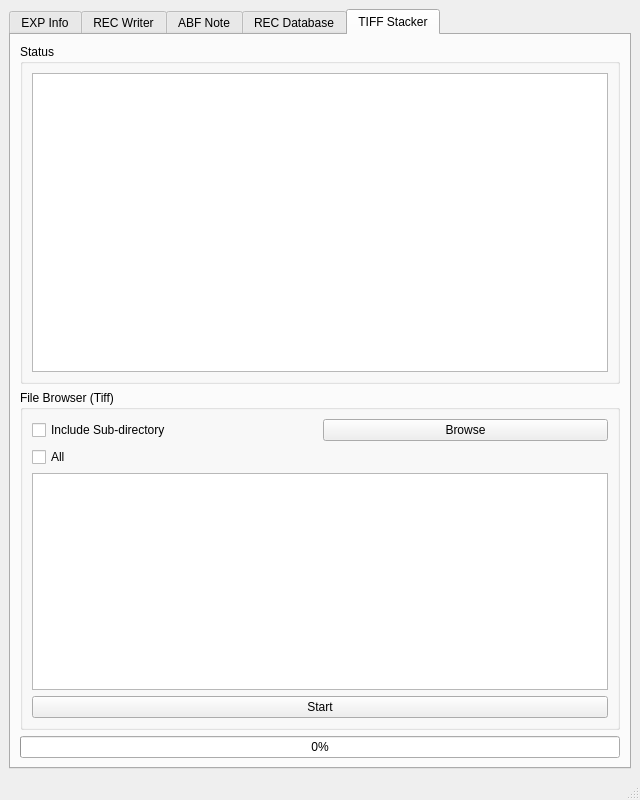
<?xml version="1.0" encoding="UTF-8"?>
<ui version="4.0">
 <class>MainWindow</class>
 <widget class="QMainWindow" name="MainWindow">
  <property name="geometry">
   <rect>
    <x>0</x>
    <y>0</y>
    <width>640</width>
    <height>800</height>
   </rect>
  </property>
  <property name="windowTitle">
   <string>MainWindow</string>
  </property>
  <widget class="QWidget" name="centralwidget">
   <layout class="QVBoxLayout" name="verticalLayout_10">
    <item>
     <widget class="QTabWidget" name="tabs">
      <property name="tabPosition">
       <enum>QTabWidget::TabPosition::North</enum>
      </property>
      <property name="currentIndex">
       <number>4</number>
      </property>
      <property name="elideMode">
       <enum>Qt::TextElideMode::ElideNone</enum>
      </property>
      <property name="documentMode">
       <bool>false</bool>
      </property>
      <property name="tabBarAutoHide">
       <bool>false</bool>
      </property>
      <widget class="QWidget" name="tab_EXP">
       <attribute name="title">
        <string>EXP Info</string>
       </attribute>
       <layout class="QVBoxLayout" name="verticalLayout_2">
        <item>
         <widget class="QGroupBox" name="gb_basics">
          <property name="enabled">
           <bool>true</bool>
          </property>
          <property name="sizePolicy">
           <sizepolicy hsizetype="Ignored" vsizetype="Maximum">
            <horstretch>0</horstretch>
            <verstretch>0</verstretch>
           </sizepolicy>
          </property>
          <property name="minimumSize">
           <size>
            <width>0</width>
            <height>0</height>
           </size>
          </property>
          <property name="maximumSize">
           <size>
            <width>16777215</width>
            <height>150</height>
           </size>
          </property>
          <property name="title">
           <string>Basics</string>
          </property>
          <layout class="QFormLayout" name="formLayout_4">
           <item row="0" column="1">
            <widget class="QDateEdit" name="de_dor">
             <property name="calendarPopup">
              <bool>true</bool>
             </property>
            </widget>
           </item>
           <item row="0" column="0">
            <widget class="QLabel" name="lbl_dor">
             <property name="text">
              <string>Date of Recording</string>
             </property>
            </widget>
           </item>
           <item row="1" column="0">
            <widget class="QLabel" name="lbl_project">
             <property name="text">
              <string>Project</string>
             </property>
            </widget>
           </item>
           <item row="1" column="1">
            <widget class="QLineEdit" name="le_project"/>
           </item>
           <item row="2" column="0">
            <widget class="QLabel" name="lbl_acuc">
             <property name="text">
              <string>ACUC protocol</string>
             </property>
            </widget>
           </item>
           <item row="2" column="1">
            <widget class="QComboBox" name="cb_acuc"/>
           </item>
          </layout>
         </widget>
        </item>
        <item>
         <widget class="QGroupBox" name="gb_solutions">
          <property name="sizePolicy">
           <sizepolicy hsizetype="Ignored" vsizetype="Maximum">
            <horstretch>0</horstretch>
            <verstretch>0</verstretch>
           </sizepolicy>
          </property>
          <property name="minimumSize">
           <size>
            <width>0</width>
            <height>0</height>
           </size>
          </property>
          <property name="maximumSize">
           <size>
            <width>16777215</width>
            <height>150</height>
           </size>
          </property>
          <property name="title">
           <string>Solutions</string>
          </property>
          <layout class="QGridLayout" name="gridLayout_2">
           <item row="0" column="0">
            <widget class="QLabel" name="lbl_cuttingOS">
             <property name="text">
              <string>Cutting (mOsm/Kg)</string>
             </property>
            </widget>
           </item>
           <item row="0" column="1">
            <widget class="QLabel" name="lbl_holdingOS">
             <property name="text">
              <string>Holding (mOsm/Kg)</string>
             </property>
            </widget>
           </item>
           <item row="1" column="0">
            <widget class="QLineEdit" name="le_cuttingOS"/>
           </item>
           <item row="1" column="1">
            <widget class="QLineEdit" name="le_holdingOS"/>
           </item>
           <item row="0" column="2">
            <widget class="QLabel" name="lbl_recordingOS">
             <property name="text">
              <string>Recording (mOsm/Kg)</string>
             </property>
            </widget>
           </item>
           <item row="1" column="2">
            <widget class="QLineEdit" name="le_recordingOS"/>
           </item>
          </layout>
         </widget>
        </item>
        <item>
         <widget class="QGroupBox" name="gb_animals">
          <property name="sizePolicy">
           <sizepolicy hsizetype="Ignored" vsizetype="Preferred">
            <horstretch>0</horstretch>
            <verstretch>0</verstretch>
           </sizepolicy>
          </property>
          <property name="minimumSize">
           <size>
            <width>0</width>
            <height>0</height>
           </size>
          </property>
          <property name="title">
           <string>Animals</string>
          </property>
          <layout class="QGridLayout" name="gridLayout_4">
           <item row="2" column="0">
            <widget class="QLabel" name="lbl_dob">
             <property name="text">
              <string>Date of Birth</string>
             </property>
            </widget>
           </item>
           <item row="0" column="0">
            <widget class="QLabel" name="lbl_genotype">
             <property name="text">
              <string>Genotype</string>
             </property>
            </widget>
           </item>
           <item row="1" column="0">
            <widget class="QLabel" name="lbl_animalId">
             <property name="text">
              <string>Animal ID</string>
             </property>
            </widget>
           </item>
           <item row="0" column="5">
            <widget class="QComboBox" name="cb_species"/>
           </item>
           <item row="0" column="4">
            <widget class="QLabel" name="lbl_species">
             <property name="text">
              <string>Species</string>
             </property>
            </widget>
           </item>
           <item row="2" column="1">
            <widget class="QDateEdit" name="de_dob"/>
           </item>
           <item row="0" column="1">
            <widget class="QComboBox" name="cb_genotype"/>
           </item>
           <item row="1" column="1">
            <widget class="QLineEdit" name="le_animalId"/>
           </item>
           <item row="2" column="4">
            <widget class="QLabel" name="lbl_ages">
             <property name="text">
              <string>Ages</string>
             </property>
            </widget>
           </item>
           <item row="2" column="5">
            <widget class="QLineEdit" name="le_ages"/>
           </item>
           <item row="1" column="4">
            <widget class="QLabel" name="lbl_sex">
             <property name="text">
              <string>Sex</string>
             </property>
            </widget>
           </item>
           <item row="1" column="5">
            <widget class="QComboBox" name="cb_sex"/>
           </item>
          </layout>
         </widget>
        </item>
        <item>
         <widget class="QGroupBox" name="gb_injections">
          <property name="sizePolicy">
           <sizepolicy hsizetype="Ignored" vsizetype="Preferred">
            <horstretch>0</horstretch>
            <verstretch>0</verstretch>
           </sizepolicy>
          </property>
          <property name="minimumSize">
           <size>
            <width>0</width>
            <height>0</height>
           </size>
          </property>
          <property name="title">
           <string>Injections</string>
          </property>
          <layout class="QVBoxLayout" name="verticalLayout">
           <item>
            <layout class="QHBoxLayout" name="horizontalLayout_2">
             <item>
              <widget class="QPushButton" name="btn_addInjections">
               <property name="text">
                <string>Add New</string>
               </property>
              </widget>
             </item>
             <item>
              <widget class="QPushButton" name="btn_rmInjections">
               <property name="text">
                <string>Remove Selected</string>
               </property>
              </widget>
             </item>
            </layout>
           </item>
           <item>
            <widget class="QTreeView" name="tree_injections"/>
           </item>
          </layout>
         </widget>
        </item>
        <item>
         <widget class="QGroupBox" name="gb_expDbOp">
          <property name="sizePolicy">
           <sizepolicy hsizetype="Ignored" vsizetype="Preferred">
            <horstretch>0</horstretch>
            <verstretch>0</verstretch>
           </sizepolicy>
          </property>
          <property name="minimumSize">
           <size>
            <width>0</width>
            <height>0</height>
           </size>
          </property>
          <property name="title">
           <string>Database Operations</string>
          </property>
          <layout class="QHBoxLayout" name="horizontalLayout_6">
           <item>
            <widget class="QPushButton" name="btn_openExpDb">
             <property name="text">
              <string>Open Databse EXP_INFO</string>
             </property>
            </widget>
           </item>
           <item>
            <widget class="QPushButton" name="btn_saveToExpDb">
             <property name="text">
              <string>Save to Database EXP_INFO</string>
             </property>
            </widget>
           </item>
          </layout>
         </widget>
        </item>
       </layout>
      </widget>
      <widget class="QWidget" name="tab_REC">
       <attribute name="title">
        <string>REC Writer</string>
       </attribute>
       <layout class="QVBoxLayout" name="verticalLayout_3">
        <item>
         <widget class="QLabel" name="lbl_expDate">
          <property name="text">
           <string>Experiment Date: YYYY_MM_DD</string>
          </property>
          <property name="alignment">
           <set>Qt::AlignmentFlag::AlignCenter</set>
          </property>
         </widget>
        </item>
        <item>
         <layout class="QHBoxLayout" name="horizontalLayout_toggleBtns">
          <item>
           <widget class="QPushButton" name="btn_toggleBasic">
            <property name="text">
             <string>Basic Parameters</string>
            </property>
            <property name="checkable">
             <bool>true</bool>
            </property>
            <property name="checked">
             <bool>true</bool>
            </property>
           </widget>
          </item>
          <item>
           <widget class="QPushButton" name="btn_toggleCustomized">
            <property name="text">
             <string>Customized Parameters</string>
            </property>
            <property name="checkable">
             <bool>true</bool>
            </property>
           </widget>
          </item>
         </layout>
        </item>
        <item>
         <widget class="QStackedWidget" name="stack_parameters">
          <property name="currentIndex">
           <number>0</number>
          </property>
          <widget class="QWidget" name="page_basic">
           <layout class="QGridLayout" name="gridLayout_basic">
            <item row="3" column="0">
             <widget class="QLabel" name="lbl_expo">
              <property name="text">
               <string>EXPO</string>
              </property>
             </widget>
            </item>
            <item row="4" column="0">
             <widget class="QLabel" name="lbl_emi">
              <property name="text">
               <string>EMI</string>
              </property>
             </widget>
            </item>
            <item row="1" column="1">
             <widget class="QComboBox" name="cb_exc"/>
            </item>
            <item row="0" column="3">
             <widget class="QSpinBox" name="sb_frames">
              <property name="minimum">
               <number>1</number>
              </property>
              <property name="maximum">
               <number>6000</number>
              </property>
              <property name="value">
               <number>1200</number>
              </property>
             </widget>
            </item>
            <item row="0" column="0">
             <widget class="QLabel" name="lbl_obj">
              <property name="text">
               <string>OBJ</string>
              </property>
              <property name="alignment">
               <set>Qt::AlignmentFlag::AlignLeading|Qt::AlignmentFlag::AlignLeft|Qt::AlignmentFlag::AlignVCenter</set>
              </property>
             </widget>
            </item>
            <item row="2" column="0">
             <widget class="QLabel" name="lbl_level">
              <property name="text">
               <string>LEVEL</string>
              </property>
             </widget>
            </item>
            <item row="0" column="2">
             <widget class="QLabel" name="lbl_frames">
              <property name="text">
               <string>FRAMES (p)</string>
              </property>
              <property name="alignment">
               <set>Qt::AlignmentFlag::AlignLeading|Qt::AlignmentFlag::AlignLeft|Qt::AlignmentFlag::AlignVCenter</set>
              </property>
             </widget>
            </item>
            <item row="0" column="1">
             <layout class="QHBoxLayout" name="horizontalLayout_16">
              <item>
               <widget class="QRadioButton" name="rb_10x">
                <property name="text">
                 <string>10X</string>
                </property>
               </widget>
              </item>
              <item>
               <widget class="QRadioButton" name="rb_40x">
                <property name="text">
                 <string>40X</string>
                </property>
               </widget>
              </item>
              <item>
               <widget class="QRadioButton" name="rb_60x">
                <property name="text">
                 <string>60X</string>
                </property>
               </widget>
              </item>
             </layout>
            </item>
            <item row="1" column="0">
             <widget class="QLabel" name="lbl_exc">
              <property name="text">
               <string>EXC</string>
              </property>
              <property name="alignment">
               <set>Qt::AlignmentFlag::AlignLeading|Qt::AlignmentFlag::AlignLeft|Qt::AlignmentFlag::AlignVCenter</set>
              </property>
             </widget>
            </item>
            <item row="3" column="2">
             <widget class="QLabel" name="lbl_at">
              <property name="text">
               <string>AT</string>
              </property>
             </widget>
            </item>
            <item row="1" column="3">
             <widget class="QLineEdit" name="le_fps"/>
            </item>
            <item row="3" column="1">
             <layout class="QHBoxLayout" name="horizontalLayout_17">
              <item>
               <widget class="QLineEdit" name="le_expo"/>
              </item>
              <item>
               <widget class="QComboBox" name="cb_expoUnit"/>
              </item>
             </layout>
            </item>
            <item row="2" column="2">
             <widget class="QLabel" name="lbl_slice">
              <property name="text">
               <string>SLICE</string>
              </property>
             </widget>
            </item>
            <item row="2" column="1">
             <widget class="QSpinBox" name="sb_level">
              <property name="minimum">
               <number>0</number>
              </property>
              <property name="maximum">
               <number>100</number>
              </property>
              <property name="value">
               <number>100</number>
              </property>
             </widget>
            </item>
            <item row="3" column="3">
             <layout class="QHBoxLayout" name="horizontalLayout_20">
              <item>
               <widget class="QComboBox" name="cb_locType"/>
              </item>
              <item>
               <widget class="QSpinBox" name="sb_at"/>
              </item>
             </layout>
            </item>
            <item row="1" column="2">
             <widget class="QLabel" name="lbl_fps">
              <property name="text">
               <string>FPS (Hz)</string>
              </property>
             </widget>
            </item>
            <item row="2" column="3">
             <layout class="QHBoxLayout" name="horizontalLayout_slice">
              <item>
               <widget class="QSpinBox" name="sb_slice"/>
              </item>
              <item>
               <widget class="QLabel" name="lbl_side">
                <property name="text">
                 <string>SIDE</string>
                </property>
               </widget>
              </item>
              <item>
               <widget class="QComboBox" name="cb_side"/>
              </item>
             </layout>
            </item>
            <item row="4" column="1">
             <widget class="QComboBox" name="cb_emi"/>
            </item>
           </layout>
          </widget>
          <widget class="QWidget" name="page_customized">
           <layout class="QVBoxLayout" name="verticalLayout_customized">
            <item>
             <layout class="QHBoxLayout" name="horizontalLayout_21">
              <item>
               <widget class="QComboBox" name="cb_templateLoad"/>
              </item>
              <item>
               <widget class="QPushButton" name="btn_templateSave">
                <property name="text">
                 <string>Save</string>
                </property>
               </widget>
              </item>
              <item>
               <widget class="QPushButton" name="btn_templateDelete">
                <property name="text">
                 <string>Delete</string>
                </property>
               </widget>
              </item>
              <item>
               <widget class="QCheckBox" name="chk_addCustomized">
                <property name="text">
                 <string>Check to append</string>
                </property>
               </widget>
              </item>
             </layout>
            </item>
            <item>
             <layout class="QHBoxLayout" name="horizontalLayout_3">
              <item>
               <widget class="QTableView" name="tv_customized">
                <property name="autoFillBackground">
                 <bool>false</bool>
                </property>
               </widget>
              </item>
              <item>
               <layout class="QVBoxLayout" name="verticalLayout_4">
                <item>
                 <widget class="QPushButton" name="btn_mvRowsDown">
                  <property name="text">
                   <string>Shift Down</string>
                  </property>
                 </widget>
                </item>
                <item>
                 <widget class="QPushButton" name="btn_mvRowsUp">
                  <property name="text">
                   <string>Shift Up</string>
                  </property>
                 </widget>
                </item>
                <item>
                 <widget class="QPushButton" name="btn_insertCustomProps">
                  <property name="text">
                   <string>Insert</string>
                  </property>
                 </widget>
                </item>
                <item>
                 <widget class="QPushButton" name="btn_rmSelectedRows">
                  <property name="text">
                   <string>Remove</string>
                  </property>
                 </widget>
                </item>
               </layout>
              </item>
             </layout>
            </item>
           </layout>
          </widget>
         </widget>
        </item>
        <item>
         <widget class="QGroupBox" name="groupBox">
          <property name="title">
           <string>TIFF Name</string>
          </property>
          <layout class="QHBoxLayout" name="horizontalLayout">
           <item>
            <widget class="QLineEdit" name="le_filenameSn">
             <property name="alignment">
              <set>Qt::AlignmentFlag::AlignCenter</set>
             </property>
            </widget>
           </item>
           <item>
            <widget class="QPushButton" name="btn_snInc">
             <property name="text">
              <string>+</string>
             </property>
            </widget>
           </item>
           <item>
            <widget class="QPushButton" name="btn_snDec">
             <property name="text">
              <string>–</string>
             </property>
            </widget>
           </item>
           <item>
            <widget class="QPushButton" name="btn_snReset">
             <property name="text">
              <string>Reset</string>
             </property>
            </widget>
           </item>
           <item>
            <widget class="QPushButton" name="btn_snCopy">
             <property name="text">
              <string>Copy</string>
             </property>
            </widget>
           </item>
          </layout>
         </widget>
        </item>
        <item>
         <widget class="QGroupBox" name="gb_filePreview">
          <property name="title">
           <string>REC Preview</string>
          </property>
          <layout class="QGridLayout" name="gridLayout_5">
           <item row="1" column="0">
            <widget class="QTextEdit" name="te_tags"/>
           </item>
           <item row="0" column="0">
            <layout class="QGridLayout" name="gridLayout">
             <item row="0" column="1" rowspan="2">
              <widget class="QTextEdit" name="te_recDir"/>
             </item>
             <item row="0" column="2" alignment="Qt::AlignmentFlag::AlignTop">
              <widget class="QPushButton" name="btn_browseRecDir">
               <property name="text">
                <string>Browse</string>
               </property>
              </widget>
             </item>
             <item row="2" column="1">
              <widget class="QComboBox" name="cb_recFiles"/>
             </item>
             <item row="0" column="0">
              <widget class="QLabel" name="lbl_recDir">
               <property name="sizePolicy">
                <sizepolicy hsizetype="Preferred" vsizetype="Minimum">
                 <horstretch>0</horstretch>
                 <verstretch>0</verstretch>
                </sizepolicy>
               </property>
               <property name="text">
                <string>Directory</string>
               </property>
               <property name="alignment">
                <set>Qt::AlignmentFlag::AlignLeading|Qt::AlignmentFlag::AlignLeft|Qt::AlignmentFlag::AlignVCenter</set>
               </property>
              </widget>
             </item>
             <item row="2" column="0">
              <widget class="QLabel" name="lbl_recFile">
               <property name="text">
                <string>Filename</string>
               </property>
               <property name="alignment">
                <set>Qt::AlignmentFlag::AlignLeading|Qt::AlignmentFlag::AlignLeft|Qt::AlignmentFlag::AlignVCenter</set>
               </property>
              </widget>
             </item>
            </layout>
           </item>
           <item row="2" column="0">
            <layout class="QHBoxLayout" name="horizontalLayout_recButtons">
             <item>
              <widget class="QPushButton" name="btn_generateTags">
               <property name="text">
                <string>Generate from Form</string>
               </property>
              </widget>
             </item>
             <item>
              <widget class="QPushButton" name="btn_writeRec">
               <property name="text">
                <string>Write to The File</string>
               </property>
              </widget>
             </item>
            </layout>
           </item>
          </layout>
         </widget>
        </item>
       </layout>
      </widget>
      <widget class="QWidget" name="tab_ABF">
       <attribute name="title">
        <string>ABF Note</string>
       </attribute>
       <layout class="QVBoxLayout" name="verticalLayout_15">
        <item>
         <widget class="QGroupBox" name="gb_recordingTracker">
          <property name="title">
           <string>Recording Tracker</string>
          </property>
          <layout class="QGridLayout" name="gridLayout_tracker">
           <item row="0" column="0">
            <widget class="QLabel" name="lbl_abfDate">
             <property name="text">
              <string>ABF Date (DOR)</string>
             </property>
            </widget>
           </item>
           <item row="2" column="0">
            <widget class="QLabel" name="lbl_currentAbf">
             <property name="text">
              <string>Current ABF</string>
             </property>
            </widget>
           </item>
           <item row="2" column="1">
            <widget class="QComboBox" name="cb_currentAbf"/>
           </item>
           <item row="0" column="1">
            <widget class="QDateEdit" name="de_abfDate"/>
           </item>
          </layout>
         </widget>
        </item>
        <item>
         <widget class="QGroupBox" name="gb_cellIdentity">
          <property name="title">
           <string>Cell Identity</string>
          </property>
          <layout class="QHBoxLayout" name="horizontalLayout_cellId">
           <item>
            <widget class="QLabel" name="lbl_abfSlice">
             <property name="text">
              <string>Slice</string>
             </property>
            </widget>
           </item>
           <item>
            <widget class="QSpinBox" name="sb_abfSlice">
             <property name="minimum">
              <number>1</number>
             </property>
             <property name="maximum">
              <number>99</number>
             </property>
            </widget>
           </item>
           <item>
            <widget class="QLabel" name="lbl_abfSide">
             <property name="text">
              <string>Side</string>
             </property>
            </widget>
           </item>
           <item>
            <widget class="QComboBox" name="cb_abfSide"/>
           </item>
           <item>
            <widget class="QLabel" name="lbl_abfAt">
             <property name="text">
              <string>At</string>
             </property>
            </widget>
           </item>
           <item>
            <widget class="QComboBox" name="cb_abfAtType"/>
           </item>
           <item>
            <widget class="QSpinBox" name="sb_abfAt">
             <property name="minimum">
              <number>1</number>
             </property>
             <property name="maximum">
              <number>99</number>
             </property>
            </widget>
           </item>
          </layout>
         </widget>
        </item>
        <item>
         <widget class="QGroupBox" name="gb_cellParams">
          <property name="title">
           <string>Cell Parameters</string>
          </property>
          <layout class="QVBoxLayout" name="verticalLayout_cellParams">
           <item>
            <layout class="QGridLayout" name="gridLayout_cellParams">
             <item row="0" column="0">
              <widget class="QLabel" name="lbl_abfRt">
               <property name="text">
                <string>Rt (MΩ)</string>
               </property>
              </widget>
             </item>
             <item row="0" column="1">
              <widget class="QLineEdit" name="le_abfRt"/>
             </item>
             <item row="0" column="2">
              <widget class="QLabel" name="lbl_abfRm">
               <property name="text">
                <string>Rm (MΩ)</string>
               </property>
              </widget>
             </item>
             <item row="0" column="3">
              <widget class="QLineEdit" name="le_abfRm"/>
             </item>
             <item row="0" column="4">
              <widget class="QLabel" name="lbl_abfCm">
               <property name="text">
                <string>Cm (pF)</string>
               </property>
              </widget>
             </item>
             <item row="0" column="5">
              <widget class="QLineEdit" name="le_abfCm"/>
             </item>
             <item row="1" column="0">
              <widget class="QLabel" name="lbl_abfRa">
               <property name="text">
                <string>Ra (MΩ)</string>
               </property>
              </widget>
             </item>
             <item row="1" column="1">
              <widget class="QLineEdit" name="le_abfRa"/>
             </item>
             <item row="1" column="2">
              <widget class="QLabel" name="lbl_abfTau">
               <property name="text">
                <string>Tau (ms)</string>
               </property>
              </widget>
             </item>
             <item row="1" column="3">
              <widget class="QLineEdit" name="le_abfTau"/>
             </item>
             <item row="1" column="4">
              <widget class="QLabel" name="lbl_abfHold">
               <property name="text">
                <string>Hold (pA)</string>
               </property>
              </widget>
             </item>
             <item row="1" column="5">
              <widget class="QLineEdit" name="le_abfHold"/>
             </item>
            </layout>
           </item>
           <item>
            <layout class="QHBoxLayout" name="horizontalLayout_logCellParams">
             <item>
              <spacer name="spacer_cellParams">
               <property name="orientation">
                <enum>Qt::Orientation::Horizontal</enum>
               </property>
               <property name="sizeHint" stdset="0">
                <size>
                 <width>0</width>
                 <height>0</height>
                </size>
               </property>
              </spacer>
             </item>
             <item>
              <widget class="QPushButton" name="btn_clearCellParams">
               <property name="text">
                <string>Clear Cell Params</string>
               </property>
              </widget>
             </item>
             <item>
              <widget class="QPushButton" name="btn_logCellParams">
               <property name="text">
                <string>Log Cell Params</string>
               </property>
              </widget>
             </item>
            </layout>
           </item>
          </layout>
         </widget>
        </item>
        <item>
         <widget class="QGroupBox" name="gb_protocolLog">
          <property name="title">
           <string>Protocol Log</string>
          </property>
          <layout class="QVBoxLayout" name="verticalLayout_protocolLog">
           <item>
            <layout class="QHBoxLayout" name="horizontalLayout_protocol">
             <item>
              <widget class="QLabel" name="lbl_abfProtocol">
               <property name="text">
                <string>Protocol</string>
               </property>
              </widget>
             </item>
             <item>
              <widget class="QLineEdit" name="le_abfProtocol">
               <property name="placeholderText">
                <string/>
               </property>
              </widget>
             </item>
             <item>
              <widget class="QPushButton" name="btn_logProtocol">
               <property name="text">
                <string>Log Protocol</string>
               </property>
              </widget>
             </item>
            </layout>
           </item>
           <item>
            <layout class="QHBoxLayout" name="horizontalLayout_tableControls">
             <item>
              <widget class="QPushButton" name="btn_toggleCellParams">
               <property name="text">
                <string>Show Cell Params</string>
               </property>
               <property name="checkable">
                <bool>true</bool>
               </property>
              </widget>
             </item>
             <item>
              <widget class="QPushButton" name="btn_deleteSelected">
               <property name="text">
                <string>Delete Selected</string>
               </property>
              </widget>
             </item>
             <item>
              <widget class="QPushButton" name="btn_exportXlsx">
               <property name="text">
                <string>Export XLSX</string>
               </property>
              </widget>
             </item>
            </layout>
           </item>
           <item>
            <widget class="QTableView" name="tv_abfNote"/>
           </item>
          </layout>
         </widget>
        </item>
       </layout>
      </widget>
      <widget class="QWidget" name="tab_REC_DB">
       <attribute name="title">
        <string>REC Database</string>
       </attribute>
       <layout class="QVBoxLayout" name="verticalLayout_21">
        <item>
         <widget class="QGroupBox" name="gb_recDB_status">
          <property name="sizePolicy">
           <sizepolicy hsizetype="Ignored" vsizetype="Preferred">
            <horstretch>0</horstretch>
            <verstretch>0</verstretch>
           </sizepolicy>
          </property>
          <property name="minimumSize">
           <size>
            <width>0</width>
            <height>0</height>
           </size>
          </property>
          <property name="title">
           <string>Status</string>
          </property>
          <layout class="QVBoxLayout" name="verticalLayout_6">
           <item>
            <widget class="QTextBrowser" name="tb_recDb"/>
           </item>
          </layout>
         </widget>
        </item>
        <item>
         <widget class="QGroupBox" name="gb_dbOperation">
          <property name="sizePolicy">
           <sizepolicy hsizetype="Ignored" vsizetype="Preferred">
            <horstretch>0</horstretch>
            <verstretch>0</verstretch>
           </sizepolicy>
          </property>
          <property name="minimumSize">
           <size>
            <width>0</width>
            <height>0</height>
           </size>
          </property>
          <property name="title">
           <string>Database Operation</string>
          </property>
          <layout class="QVBoxLayout" name="verticalLayout_8">
           <item>
            <widget class="QPushButton" name="btn_importRecDb">
             <property name="text">
              <string>Import Data From Rec Files</string>
             </property>
            </widget>
           </item>
           <item>
            <layout class="QHBoxLayout" name="horizontalLayout_14">
             <item>
              <widget class="QLabel" name="lbl_tableName">
               <property name="text">
                <string>Table Name</string>
               </property>
              </widget>
             </item>
             <item>
              <widget class="QComboBox" name="cb_recDbTable"/>
             </item>
             <item>
              <widget class="QPushButton" name="btn_exportSummary">
               <property name="text">
                <string>Export</string>
               </property>
              </widget>
             </item>
             <item>
              <widget class="QPushButton" name="btn_deleteTable">
               <property name="text">
                <string>Delete</string>
               </property>
              </widget>
             </item>
            </layout>
           </item>
          </layout>
         </widget>
        </item>
        <item>
         <widget class="QGroupBox" name="gb_dbDisplay">
          <property name="sizePolicy">
           <sizepolicy hsizetype="Ignored" vsizetype="Preferred">
            <horstretch>0</horstretch>
            <verstretch>0</verstretch>
           </sizepolicy>
          </property>
          <property name="minimumSize">
           <size>
            <width>0</width>
            <height>0</height>
           </size>
          </property>
          <property name="title">
           <string>Display</string>
          </property>
          <layout class="QVBoxLayout" name="verticalLayout_9">
           <item>
            <widget class="QTableView" name="tv_recDb"/>
           </item>
          </layout>
         </widget>
        </item>
       </layout>
      </widget>
      <widget class="QWidget" name="tab_CONCAT">
       <attribute name="title">
        <string>TIFF Stacker</string>
       </attribute>
       <layout class="QVBoxLayout" name="verticalLayout_22">
        <item>
         <widget class="QGroupBox" name="gb_concat_status">
          <property name="sizePolicy">
           <sizepolicy hsizetype="Ignored" vsizetype="Preferred">
            <horstretch>0</horstretch>
            <verstretch>0</verstretch>
           </sizepolicy>
          </property>
          <property name="minimumSize">
           <size>
            <width>0</width>
            <height>0</height>
           </size>
          </property>
          <property name="title">
           <string>Status</string>
          </property>
          <layout class="QVBoxLayout" name="verticalLayout_23">
           <item>
            <widget class="QTextBrowser" name="tb_stacker"/>
           </item>
          </layout>
         </widget>
        </item>
        <item>
         <widget class="QGroupBox" name="gb_tiffBrowser">
          <property name="sizePolicy">
           <sizepolicy hsizetype="Ignored" vsizetype="Preferred">
            <horstretch>0</horstretch>
            <verstretch>0</verstretch>
           </sizepolicy>
          </property>
          <property name="minimumSize">
           <size>
            <width>0</width>
            <height>0</height>
           </size>
          </property>
          <property name="title">
           <string>File Browser (Tiff)</string>
          </property>
          <layout class="QVBoxLayout" name="verticalLayout_24">
           <item>
            <layout class="QHBoxLayout" name="horizontalLayout_24">
             <item>
              <widget class="QCheckBox" name="chk_includeSubDir">
               <property name="text">
                <string>Include Sub-directory</string>
               </property>
              </widget>
             </item>
             <item>
              <widget class="QPushButton" name="btn_browseTiffs">
               <property name="text">
                <string>Browse</string>
               </property>
              </widget>
             </item>
            </layout>
           </item>
           <item>
            <widget class="QCheckBox" name="chk_selectAllFiles">
             <property name="text">
              <string>All</string>
             </property>
             <property name="checked">
              <bool>false</bool>
             </property>
            </widget>
           </item>
           <item>
            <widget class="QListView" name="lv_tiffFiles"/>
           </item>
           <item>
            <widget class="QPushButton" name="btn_startConcat">
             <property name="text">
              <string>Start</string>
             </property>
            </widget>
           </item>
          </layout>
         </widget>
        </item>
        <item>
         <widget class="QProgressBar" name="pb_concatenation">
          <property name="value">
           <number>0</number>
          </property>
         </widget>
        </item>
       </layout>
      </widget>
     </widget>
    </item>
   </layout>
  </widget>
  <widget class="QMenuBar" name="menubar">
   <property name="geometry">
    <rect>
     <x>0</x>
     <y>0</y>
     <width>640</width>
     <height>21</height>
    </rect>
   </property>
  </widget>
  <widget class="QStatusBar" name="statusbar"/>
 </widget>
 <resources/>
 <connections/>
</ui>
